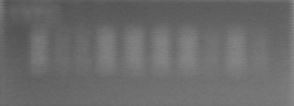
#> input picture BarCode New/BarCode New/1WS_2D_Scan/f3_IMAG 1,60MHz 23,0dB_1WS_top_2_3B17_cropped.JPG, 294 x 106 px
$ jupyter execute 'feature extraction.ipynb'   (older library calls are emulated)
#> lines starting #> are read from the running program, lines starting #| are printed output that depends on the picture
[cell 1]
import numpy as np
from PIL import Image
import matplotlib.pyplot as plt
from scipy import ndimage
from scipy.signal import find_peaks,peak_widths
from skimage import exposure
from skimage.restoration import denoise_tv_chambolle,estimate_sigma

[cell 2]
npImage=np.array(Image.open("./BarCode New/BarCode New/1WS_2D_Scan/f3_IMAG 1,60MHz 23,0dB_1WS_top_2_3B17_cropped.JPG").convert("L"))
plt.imshow(npImage,cmap="gray")
plt.xticks([])
plt.yticks([])

[cell 3]
# [4 lines of commented-out code are left out]

[cell 4]
sigma_est = estimate_sigma(npImage,multichannel=False,average_sigmas=True)
#> sigma_est = 0.278
sigma_est
#> Out = 0.278

[cell 5]
gauss_denoised = ndimage.gaussian_filter(npImage, sigma_est)#,sigma_est)

plt.imshow(gauss_denoised, cmap="gray",interpolation="nearest")
plt.xticks([])
plt.yticks([])

[cell 6]
image_equalized = exposure.equalize_hist(gauss_denoised)
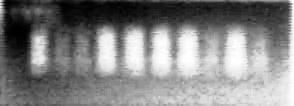
#> image_equalized: shape (106, 294) float64; min 3.21e-05, max 1, mean 0.513

plt.imshow(image_equalized, cmap="gray",interpolation="nearest")
plt.xticks([])
plt.yticks([])

[cell 7]
image_equalized_rotated = np.transpose(255 * image_equalized)
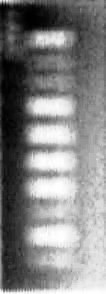
#> image_equalized_rotated: shape (294, 106) float64; min 0.00818, max 255, mean 130.9
plt.imshow(image_equalized_rotated, cmap="gray",interpolation="nearest")
plt.xticks([])
plt.yticks([])

[cell 8]
middle_col_image_index = (int) (image_equalized_rotated.shape[1]/2)
#> middle_col_image_index = 53
print(middle_col_image_index)
#| 53

[cell 9]
middle_col_img = np.array(image_equalized_rotated[:,middle_col_image_index-15:middle_col_image_index+15])
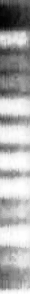
#> middle_col_img: shape (294, 30) float64; min 1.11, max 255, mean 171.2

plt.imshow(middle_col_img,cmap="gray",interpolation="nearest")
plt.xticks([])
plt.yticks([])

[cell 10]
middle_col_img_avg = np.average(middle_col_img,axis=1)
#> middle_col_img_avg = 294 values, max 252.5 at index 188, min 23.96 at index 21, mean 171.2
max_value = np.max(middle_col_img_avg);
#> max_value = 252.5
peaks = find_peaks(middle_col_img_avg,height=(100,max_value),distance=11,prominence=5)
graph_widths = peak_widths(middle_col_img_avg, peaks[0])#, rel_height=0.3)

[cell 11]
plt.plot(middle_col_img_avg)
plt.hlines(max_value,0,middle_col_img_avg.shape[0],colors="C2",linestyles="dashed")
plt.hlines(100,0,middle_col_img_avg.shape[0],colors="C2",linestyles="dashed")
plt.hlines(*graph_widths[1:], color="C3")
plt.plot(peaks[0],middle_col_img_avg[peaks[0]],'x')
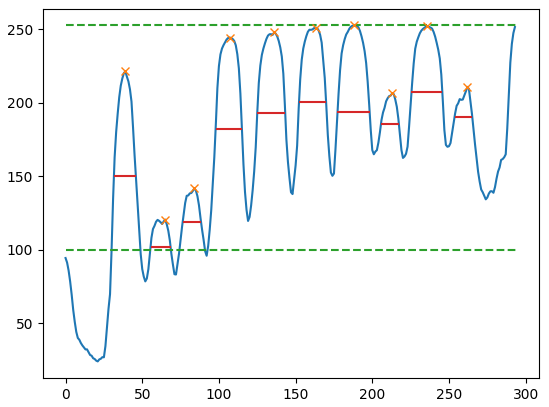
#> figure drawn by matplotlib, 1 panel; curve peaks at x = 188, y = 252.5; curve peaks at x = 188, y = 252.5

[cell 12]
width_average = np.average(graph_widths[0])
#> width_average = 15.67

[cell 13]
code = np.array(())
for width in graph_widths[0]:
    if(width  < width_average):
        code = np.append(code,0)
    else:
        code = np.append(code,1)
#> this loop made 10 passes
#> (width, code) on passes 1 to 10: (14.31, [0]), (13.08, [0, 0]), (11.98, [0, 0, 0]), (17.2, [0, 0, 0, 1]), (18.25, [0, 0, 0, 1, 1]), (17.63, [0, 0, 0, 1, 1, 1]), (20.97, [0, 0, 0, 1, 1, 1, 1]), (11.63, [0, 0, 0, 1, 1, 1, 1, 0]), (20.1, [0, 0, 0, 1, 1, 1, 1, 0, 1]), (11.53, [0, 0, 0, 1, 1, 1, 1, 0, 1, 0])
print(code.astype(int))
#| [0 0 0 1 1 1 1 0 1 0]

$ run again, with BarCode New/BarCode New/1WS_2D_Scan/f3_IMAG 1,60MHz 23,0dB_1WS_top_1_3B17_cropped.JPG copied over BarCode New/BarCode New/1WS_2D_Scan/f3_IMAG 1,60MHz 23,0dB_1WS_top_2_3B17_cropped.JPG
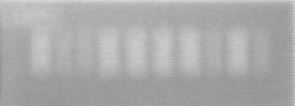
#> input picture BarCode New/BarCode New/1WS_2D_Scan/f3_IMAG 1,60MHz 23,0dB_1WS_top_1_3B17_cropped.JPG, 295 x 106 px
#> sigma_est = 0.389
#| 53
#> `middle_col_img = np.array(image_equalized_rotated[:,middle_col_image_i..`:
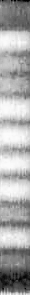
#> middle_col_img: shape (295, 30) float64; min 0.114, max 253, mean 169.9
#> middle_col_img_avg = 295 values, max 245.3 at index 164, min 28.71 at index 278, mean 169.9
#> max_value = 245.3
#> `[cell 11] plt.plot(middle_col_img_avg) plt.hlines(max_value,0,middle_c..`:
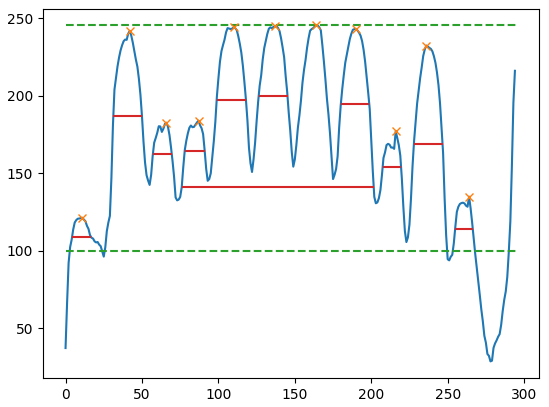
#> figure drawn by matplotlib, 1 panel; curve peaks at x = 164, y = 245.3; curve peaks at x = 164, y = 245.3
#> width_average = 25.55
#> the loop `for width in graph_widths[0]:` made 11 passes
#> (width, code) on passes 1 to 8: (12.54, [0]), (18.7, [0, 0]), (12.31, [0, 0, 0]), (13.06, [0, 0, 0, 0]), (19.14, [0, 0, 0, 0, 0]), (18.89, [0, 0, 0, 0, 0, 0]), (125.6, [0, 0, 0, 0, 0, 0, 1]), (18.58, [0, 0, 0, 0, 0, 0, 1, 0])
#| [0 0 0 0 0 0 1 0 0 0 0]
